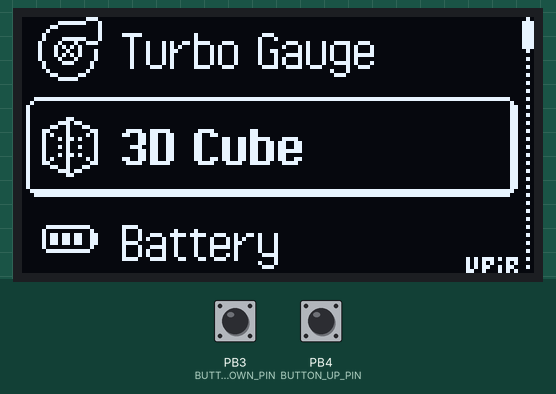
Simulated run of this sketch. Board: ATtiny85, built with avr-gcc and run on an emulated ATtiny85. Shown: 128×64 one-colour display. The test bench sets the inputs (shaded band); at power-on: PB3 (BUTTON_DOWN_PIN) HIGH, PB4 (BUTTON_UP_PIN) HIGH.

Above: at 1.2 s.
1.3 s: PB3 (BUTTON_DOWN_PIN) pulled LOW for 1 s
At 3.1 s:
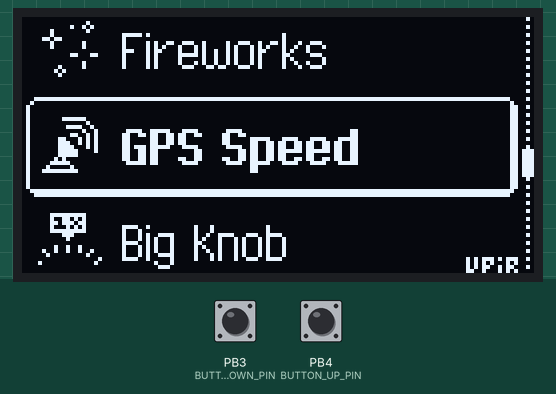
3.8 s: PB4 (BUTTON_UP_PIN) pulled LOW for 3.2 s
At 8.0 s:
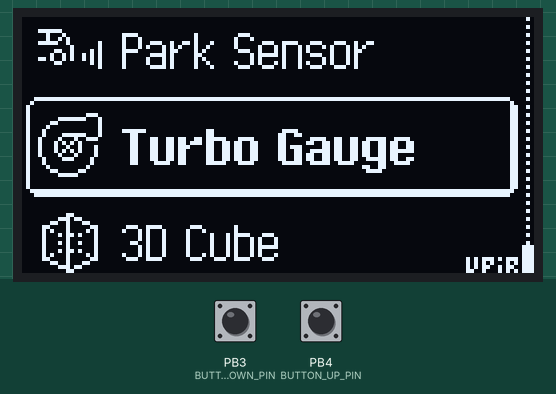
8.6 s: PB4 (BUTTON_UP_PIN) pulled LOW for 0.15 s
At 9.9 s:
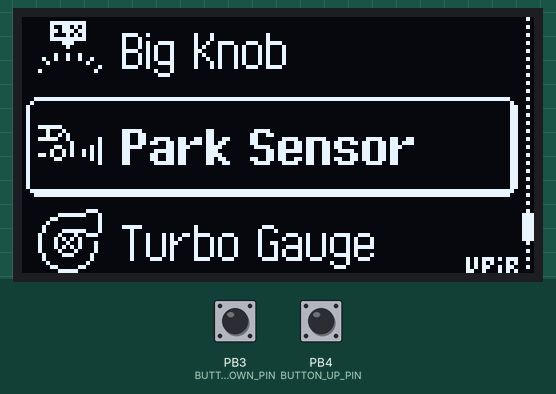
10.3 s: PB3 (BUTTON_DOWN_PIN) pulled LOW for 1 s
At 12.4 s:
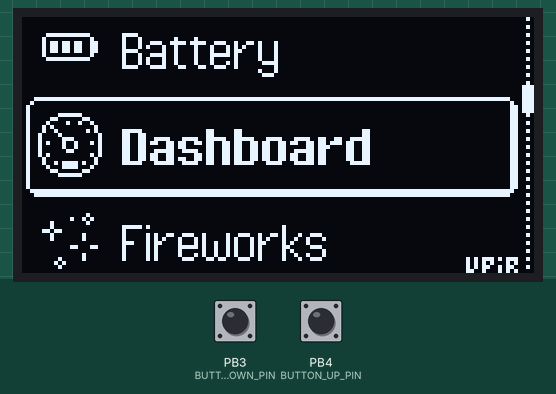
Timing chart, 0 to 13.8 s (numbered marks = the images above; inputs shaded):
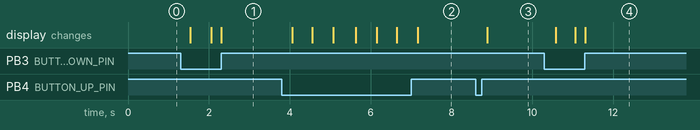

Measured:
- after the input at 1.3 s, the display: first changes after 0.23 s (image 1 shows a later state)
- after the input at 3.8 s, the display: first changes after 0.27 s (image 2 shows a later state)
- after the input at 8.6 s, the display: changes after 0.29 s (image 3)
- after the input at 10.3 s, the display: first changes after 0.28 s (image 4 shows a later state)

The sketch:

ARDUINO_attiny85_oled_menu__upir.ino
```cpp
// ATtiny85 with 128x64px SSD1306 IIC OLED Display to create a simple menu

// created by upir, 2023
// youtube channel: https://www.youtube.com/upir_upir

// YOUTUBE VIDEO: https://youtu.be/ksHLeNBC0IQ
// SOURCE FILES: https://github.com/upiir/attiny85_oled_menu
// WOKWI simulation: https://wokwi.com/projects/382831807597597697

// Links from the video:
// ATtiny85 chip: https://s.click.aliexpress.com/e/_DeT7tBh
// Arduino UNO: https://s.click.aliexpress.com/e/_AXDw1h
// Arduino prototyping shield: https://s.click.aliexpress.com/e/_ApbCwx
// USB to 5V power cable with crocodile clips: https://s.click.aliexpress.com/e/_DcjKaRH
// Image2cpp (convert array to image): https://javl.github.io/image2cpp/
// Photopea (online graphics editor like Photoshop): https://www.photopea.com
// Transparent OLED display: https://s.click.aliexpress.com/e/_Dns6eLz
// 128x64 SSD1306 OLED Display 1.54": https://s.click.aliexpress.com/e/_DCYdWXb
// 128x64 SSD1306 OLED Display 0.96": https://s.click.aliexpress.com/e/_DCKdvnh
// 128x64 SSD1306 OLED Display 2.42": https://s.click.aliexpress.com/e/_DFdMoTh
// Additional boards URL for attiny85: https://raw.githubusercontent.com/damellis/attiny/ide-1.6.x-boards-manager/package_damellis_attiny_index.json

// Related videos from the video:
// Videos using ATtiny85 chip: https://www.youtube.com/playlist?list=PLjQRaMdk7pBbt-is-fkRmUoRcV4dzraYH
// Arduino + OLED displays: https://www.youtube.com/playlist?list=PLjQRaMdk7pBZ1UV3IL5ol8Qc7R9k-kwXA
// Arduino UNO menu with u8g: https://youtu.be/HVHVkKt-ldc
// Arduino UNO menu with u8g2: https://youtu.be/K5e0lFRvZ2E
// Xmas PCB badge: https://youtu.be/Zqb2OhphVPo


#include <TinyWireM.h> // To use the Adafruit's TinyWireM library:
#include <Tiny4kOLED.h> // we are using the Tiny4kOLED library to draw on the display

#define BUTTON_UP_PIN PB4 // pin for UP button
#define BUTTON_DOWN_PIN PB3 // pin for DOWN button

#include "fontpixelop16b.h" // font pixel operator bold
#include "fontpixelop16.h" // font pixel operator regular
#include "bg.h" // 128x64px fullscreen background image
#include "icons.h" // 16x16px icons


const unsigned char scrollbar_empty [] PROGMEM =  { B00000000, B01010101, B00000000  }; // image for scrollbar background 3x8px
const unsigned char scrollbar_filled [] PROGMEM = { B11111110, B11111111, B11111110  }; // image for scrollbar handle 3x8px


const int NUM_ITEMS = 8; // number of items in the list
const int MAX_ITEM_LENGTH = 20; // maximum characters for the item name

char menu_items [NUM_ITEMS] [MAX_ITEM_LENGTH] = {  // array with item names
  { "3D Cube" },
  { "Battery" },
  { "Dashboard" },
  { "Fireworks" },
  { "GPS Speed" },
  { "Big Knob" },
  { "Park Sensor" },
  { "Turbo Gauge" }
 };

int item_selected = 0; // which item in the menu is selected
int item_selected_displayed = 10; // currently displayed menu item on the OLED display, so we don´t need to redraw the screen all the time
int item_sel_previous; // previous item - used in the menu screen to draw the item before the selected one
int item_sel_next; // next item - used in the menu screen to draw next item after the selected one


void setup() {

  pinMode(BUTTON_UP_PIN, INPUT_PULLUP); // up button, set to INPUT_PULLUP = when not pressed, pin is HIGH
  pinMode(BUTTON_DOWN_PIN, INPUT_PULLUP); // down button, set to INPUT_PULLUP = when not pressed, pin is HIGH

  oled.begin(128, 64, sizeof(tiny4koled_init_128x64), tiny4koled_init_128x64); // display initialization
  oled.enableChargePump(); // The default is off, but most boards need this.
  oled.setRotation(1);     // The default orientation is not the most commonly used.
  oled.clear();  // clear the screen

  oled.bitmap(0, 0, 128, 8, epd_bitmap_bg_no_labels); // draw 128x64px background image

  oled.on(); // turn on the display
}

void fill_rest_of_line() {
  // this function is used to fill everyhing from the current X position to the 110px position with black color
  // this is required to draw over the previous string and cover any leftovers
  int stored_cursor_x = oled.getCursorX(); // get cursor X position in pixels
  int stored_cursor_y = oled.getCursorY(); // get cursor Y position in pages
  int clear_width = 110 - stored_cursor_x; // calculate how much pixels we need to fill
  oled.fillLength(/*B10101010*/ 0, clear_width); // fill specified number of columns with black color
  oled.setCursor(stored_cursor_x, stored_cursor_y + 1); // jump to the next page
  oled.fillLength(/*B10101010*/ 0, clear_width); // fill specified number of columns with black color
}

void loop() { // main loop

  if (item_selected_displayed != item_selected) { // only redraw the screen if the selected item is different from the last time

    // set correct values for the previous and next items
    item_sel_previous = item_selected - 1;
    if (item_sel_previous < 0) {item_sel_previous = NUM_ITEMS - 1;} // previous item would be below first = make it the last
    item_sel_next = item_selected + 1;
    if (item_sel_next >= NUM_ITEMS) {item_sel_next = 0;} // next item would be after last = make it the first

    // draw top item
    oled.setFont(FONTPIXELOP16); // regular font
    oled.setCursor(25, 0); // set cursor, X is in pixels, Y is in pages
    oled.print(menu_items[item_sel_previous]); // draw menu item label
    fill_rest_of_line(); // fill rest of the line with black color
    oled.bitmap(4, 0, 4+16, 2, bitmap_icons[item_sel_previous]); // draw icons

    // draw middle item
    oled.setFont(FONTPIXELOP16B); // bold font
    oled.setCursor(25, 3); // set cursor, X is in pixels, Y is in pages
    oled.print(menu_items[item_selected]); // draw menu item label
    fill_rest_of_line(); // fill rest of the line with black color
    oled.bitmap(4, 3, 4+16, 5, bitmap_icons[item_selected]); // draw icons

    // draw bottom item
    oled.setFont(FONTPIXELOP16); // regular font
    oled.setCursor(25, 6); // set cursor, X is in pixels, Y is in pages
    oled.print(menu_items[item_sel_next]); // draw menu item label
    fill_rest_of_line(); // fill rest of the line with black color
    oled.bitmap(4, 6, 4+16, 8, bitmap_icons[item_sel_next]); // draw icons

    // draw scrollbar
    for (byte i=0; i<8; i++) { // for all 8 pages
      if (i == item_selected) {
        // draw scrollbar handle = scrollbar_filled
        oled.bitmap(125, i, 125+3, i+1, scrollbar_filled);
      } else {
        // draw scrollbar background = scrollbar_empty
        oled.bitmap(125, i, 125+3, i+1, scrollbar_empty);
      }
    }

    item_selected_displayed = item_selected; // update which item is currently rendered on the display

  }


  if (digitalRead(BUTTON_UP_PIN) == LOW) { // button UP is pressed
    item_selected = (item_selected - 1 + NUM_ITEMS) % NUM_ITEMS; // switch to the previous item
  }

  if (digitalRead(BUTTON_DOWN_PIN) == LOW) { // button DOWN is pressed
    item_selected = (item_selected + 1) % NUM_ITEMS; // switch to the next item
  }

}
```

icons.h
```cpp
// 'icon_3dcube', 16x16px
const unsigned char epd_bitmap_icon_3dcube [] PROGMEM = {
	0x00, 0xf0, 0x10, 0x28, 0x08, 0x44, 0x04, 0xfe, 0x42, 0x04, 0x44, 0x08, 0x28, 0x10, 0xf0, 0x00,
	0x00, 0x1f, 0x10, 0x28, 0x20, 0x45, 0x40, 0xff, 0x84, 0x40, 0x45, 0x20, 0x28, 0x10, 0x1f, 0x00
};
// 'icon_battery', 16x16px
const unsigned char epd_bitmap_icon_battery [] PROGMEM = {
	0x00, 0xe0, 0x10, 0xd0, 0xd0, 0x10, 0xd0, 0xd0, 0x10, 0xd0, 0xd0, 0x10, 0x10, 0xe0, 0xc0, 0x00,
	0x00, 0x03, 0x04, 0x05, 0x05, 0x04, 0x05, 0x05, 0x04, 0x05, 0x05, 0x04, 0x04, 0x03, 0x01, 0x00
};
// 'icon_dashboard', 16x16px
const unsigned char epd_bitmap_icon_dashboard [] PROGMEM = {
	0xe0, 0x18, 0x84, 0x0a, 0x12, 0x21, 0xc1, 0x45, 0x41, 0x81, 0x05, 0x02, 0x12, 0x84, 0x18, 0xe0,
	0x07, 0x18, 0x24, 0x40, 0x50, 0x80, 0xb1, 0xb2, 0xb2, 0xb1, 0x80, 0x50, 0x40, 0x24, 0x18, 0x07
};
// 'icon_gps_speed', 16x16px
const unsigned char epd_bitmap_icon_gps_speed [] PROGMEM = {
	0x00, 0x00, 0x00, 0x00, 0x00, 0xc0, 0xc2, 0x8a, 0x2a, 0x2a, 0xca, 0x12, 0xe4, 0x08, 0xf0, 0x00,
	0x00, 0x40, 0x60, 0x50, 0x58, 0x57, 0x5f, 0x57, 0x67, 0x46, 0x00, 0x00, 0x01, 0x00, 0x03, 0x00
};
// 'icon_fireworks', 16x16px
const unsigned char epd_bitmap_icon_fireworks [] PROGMEM = {
	0x00, 0x20, 0x20, 0xd8, 0x20, 0x20, 0x00, 0x00, 0x04, 0x00, 0x00, 0xc4, 0x0a, 0x04, 0x00, 0x00,
	0x00, 0x00, 0x00, 0x00, 0x20, 0x50, 0x20, 0x00, 0x02, 0x02, 0x00, 0x18, 0x00, 0x02, 0x02, 0x00
};
// 'icon_knob_over_oled', 16x16px
const unsigned char epd_bitmap_icon_knob_over_oled [] PROGMEM = {
	0x00, 0x00, 0x00, 0x3e, 0x2a, 0x22, 0x6e, 0xfe, 0x6a, 0x36, 0x2a, 0x3e, 0x00, 0x00, 0x00, 0x00,
	0x20, 0x04, 0x08, 0x00, 0x06, 0x00, 0x00, 0x06, 0x00, 0x00, 0x06, 0x00, 0x08, 0x04, 0x20, 0x10
};
// 'icon_parksensor', 16x16px
const unsigned char epd_bitmap_icon_parksensor [] PROGMEM = {
	0x48, 0x48, 0x78, 0x48, 0x48, 0x28, 0x10, 0x60, 0x80, 0x00, 0x00, 0x00, 0x00, 0x00, 0x00, 0xc0,
	0x04, 0x04, 0x00, 0x06, 0x09, 0x09, 0x06, 0x00, 0x07, 0x00, 0x00, 0x06, 0x00, 0x0f, 0x00, 0x1f
};
// 'icon_turbo', 16x16px
const unsigned char epd_bitmap_icon_turbo [] PROGMEM = {
	0xc0, 0x30, 0x08, 0x04, 0x84, 0x42, 0xa2, 0x22, 0xa2, 0x62, 0xa2, 0x22, 0x41, 0x41, 0x41, 0x3e,
	0x07, 0x18, 0x20, 0x40, 0x43, 0x84, 0x8a, 0x89, 0x8a, 0x84, 0x43, 0x40, 0x20, 0x18, 0x07, 0x00
};

// Array of all bitmaps for convenience. (Total bytes used to store images in PROGMEM = 384)
const unsigned char* bitmap_icons[8] = {
  epd_bitmap_icon_3dcube,
  epd_bitmap_icon_battery,
  epd_bitmap_icon_dashboard,
  epd_bitmap_icon_fireworks,
  epd_bitmap_icon_gps_speed,
  epd_bitmap_icon_knob_over_oled,
  epd_bitmap_icon_parksensor,
  epd_bitmap_icon_turbo
};
```

Source omitted: bg.h (data table, 6361 bytes), fontpixelop16.h (data table, 6964 bytes), ontpixelop16b.h (data table, 8065 bytes)
